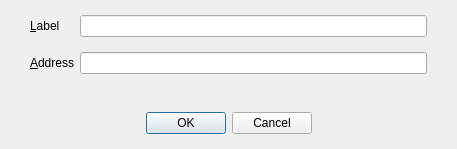
<?xml version="1.0" encoding="UTF-8"?>
<ui version="4.0">
 <class>EditAddressDialog</class>
 <widget class="QDialog" name="EditAddressDialog">
  <property name="geometry">
   <rect>
    <x>0</x>
    <y>0</y>
    <width>457</width>
    <height>149</height>
   </rect>
  </property>
  <property name="windowTitle">
   <string>Edit Address</string>
  </property>
  <layout class="QVBoxLayout" name="verticalLayout">
   <property name="leftMargin">
    <number>0</number>
   </property>
   <property name="topMargin">
    <number>15</number>
   </property>
   <property name="rightMargin">
    <number>0</number>
   </property>
   <property name="bottomMargin">
    <number>0</number>
   </property>
   <item>
    <layout class="QFormLayout" name="formLayout">
     <property name="fieldGrowthPolicy">
      <enum>QFormLayout::AllNonFixedFieldsGrow</enum>
     </property>
     <property name="verticalSpacing">
      <number>15</number>
     </property>
     <property name="leftMargin">
      <number>30</number>
     </property>
     <property name="rightMargin">
      <number>30</number>
     </property>
     <item row="0" column="0">
      <widget class="QLabel" name="label">
       <property name="text">
        <string>&amp;Label</string>
       </property>
       <property name="buddy">
        <cstring>labelEdit</cstring>
       </property>
      </widget>
     </item>
     <item row="0" column="1">
      <widget class="QLineEdit" name="labelEdit">
       <property name="toolTip">
        <string>The label associated with this address list entry</string>
       </property>
      </widget>
     </item>
     <item row="1" column="0">
      <widget class="QLabel" name="label_2">
       <property name="text">
        <string>&amp;Address</string>
       </property>
       <property name="buddy">
        <cstring>addressEdit</cstring>
       </property>
      </widget>
     </item>
     <item row="1" column="1">
      <widget class="QValidatedLineEdit" name="addressEdit">
       <property name="toolTip">
        <string>The address associated with this address list entry. This can only be modified for sending addresses.</string>
       </property>
      </widget>
     </item>
    </layout>
   </item>
   <item>
    <spacer name="verticalSpacer">
     <property name="orientation">
      <enum>Qt::Vertical</enum>
     </property>
     <property name="sizeHint" stdset="0">
      <size>
       <width>20</width>
       <height>40</height>
      </size>
     </property>
    </spacer>
   </item>
   <item>
    <widget class="QWidget" name="buttonsContainerWhite" native="true">
     <layout class="QHBoxLayout" name="horizontalLayout">
      <property name="leftMargin">
       <number>30</number>
      </property>
      <property name="topMargin">
       <number>15</number>
      </property>
      <property name="rightMargin">
       <number>30</number>
      </property>
      <property name="bottomMargin">
       <number>15</number>
      </property>
      <item>
       <widget class="QDialogButtonBox" name="buttonBox">
        <property name="orientation">
         <enum>Qt::Horizontal</enum>
        </property>
        <property name="standardButtons">
         <set>QDialogButtonBox::Cancel|QDialogButtonBox::Ok</set>
        </property>
        <property name="centerButtons">
         <bool>true</bool>
        </property>
       </widget>
      </item>
     </layout>
    </widget>
   </item>
  </layout>
 </widget>
 <customwidgets>
  <customwidget>
   <class>QValidatedLineEdit</class>
   <extends>QLineEdit</extends>
   <header>qt/qvalidatedlineedit.h</header>
  </customwidget>
 </customwidgets>
 <resources/>
 <connections>
  <connection>
   <sender>buttonBox</sender>
   <signal>rejected()</signal>
   <receiver>EditAddressDialog</receiver>
   <slot>reject()</slot>
   <hints>
    <hint type="sourcelabel">
     <x>20</x>
     <y>20</y>
    </hint>
    <hint type="destinationlabel">
     <x>20</x>
     <y>20</y>
    </hint>
   </hints>
  </connection>
  <connection>
   <sender>buttonBox</sender>
   <signal>accepted()</signal>
   <receiver>EditAddressDialog</receiver>
   <slot>accept()</slot>
   <hints>
    <hint type="sourcelabel">
     <x>20</x>
     <y>20</y>
    </hint>
    <hint type="destinationlabel">
     <x>20</x>
     <y>20</y>
    </hint>
   </hints>
  </connection>
 </connections>
</ui>
